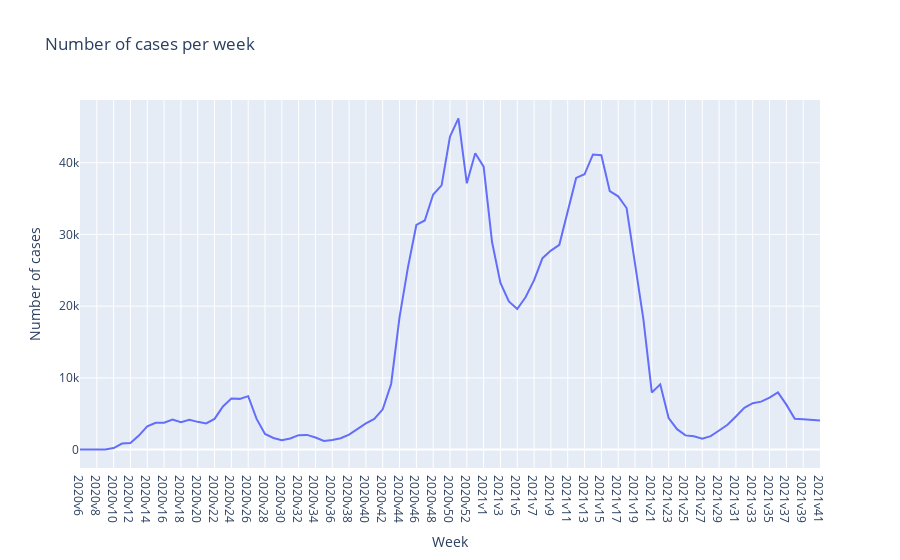

The cell this chart's notebook holds for it:
### Code cell
## Plot for number of cases in plotly express
fig = px.line(covid19_cases, x="Vecka", y="Antal_fall_vecka", title="Number of cases per week",
            labels={"Vecka": "Week", "Antal_fall_vecka": "Number of cases"})
fig.update_layout(hovermode="x")
fig.update_xaxes(
    showspikes=True,
    spikedash="solid"
)
fig.show()
fig.write_html("visualizations/NewCasesPerWeek.html")

### Figure 1 — Plotly figure (JSON) as saved in the notebook; plotly's stock layout.template omitted (floating-point values rounded to 4 significant figures)
{"data": [{"hovertemplate": "Week=%{x}<br>Number of cases=%{y}<extra></extra>", "legendgroup": "", "line": {"color": "#636efa", "dash": "solid"}, "marker": {"symbol": "circle"}, "mode": "lines", "name": "", "orientation": "v", "showlegend": false, "type": "scatter", "x": ["2020v6", "2020v7", "2020v8", "2020v9", "2020v10", "2020v11", "2020v12", "2020v13", "2020v14", "2020v15", "2020v16", "2020v17", "2020v18", "2020v19", "2020v20", "2020v21", "2020v22", "2020v23", "2020v24", "2020v25", "2020v26", "2020v27", "2020v28", "2020v29", "2020v30", "2020v31", "2020v32", "2020v33", "2020v34", "2020v35", "2020v36", "2020v37", "2020v38", "2020v39", "2020v40", "2020v41", "2020v42", "2020v43", "2020v44", "2020v45", "2020v46", "2020v47", "2020v48", "2020v49", "2020v50", "2020v51", "2020v52", "2020v53", "2021v1", "2021v2", "2021v3", "2021v4", "2021v5", "2021v6", "2021v7", "2021v8", "2021v9", "2021v10", "2021v11", "2021v12", "2021v13", "2021v14", "2021v15", "2021v16", "2021v17", "2021v18", "2021v19", "2021v20", "2021v21", "2021v22", "2021v23", "2021v24", "2021v25", "2021v26", "2021v27", "2021v28", "2021v29", "2021v30", "2021v31", "2021v32", "2021v33", "2021v34", "2021v35", "2021v36", "2021v37", "2021v38", "2021v39", "2021v40", "2021v41"], "xaxis": "x", "y": [1, 0, 0, 13, 211, 838, 924, 1957, 3229, 3740, 3752, 4203, 3832, 4153, 3869, 3659, 4280, 6021, 7123, 7073, 7455, 4279, 2179, 1622, 1316, 1556, 2014, 2052, 1687, 1200, 1332, 1592, 2080, 2919, 3642, 4278, 5620, 9155, 18474, 25405, 31319, 31944, 35560, 36837, 43631, 46177, 37134, 41323, 39455, 28942, 23230, 20660, 19605, 21283, 23615, 26690, 27748, 28555, 33033, 37881, 38386, 41147, 41038, 36032, 35306, 33680, 25916, 18169, 7974, 9094, 4394, 2848, 1982, 1869, 1514, 1881, 2662, 3459, 4608, 5820, 6466, 6688, 7236, 7972, 6266, 4298, 4241, 4141, 4062], "yaxis": "y"}], "layout": {"hovermode": "x", "legend": {"tracegroupgap": 0}, "title": {"text": "Number of cases per week"}, "xaxis": {"anchor": "y", "domain": [0, 1], "showspikes": true, "spikedash": "solid", "title": {"text": "Week"}}, "yaxis": {"anchor": "x", "domain": [0, 1], "title": {"text": "Number of cases"}}}}
